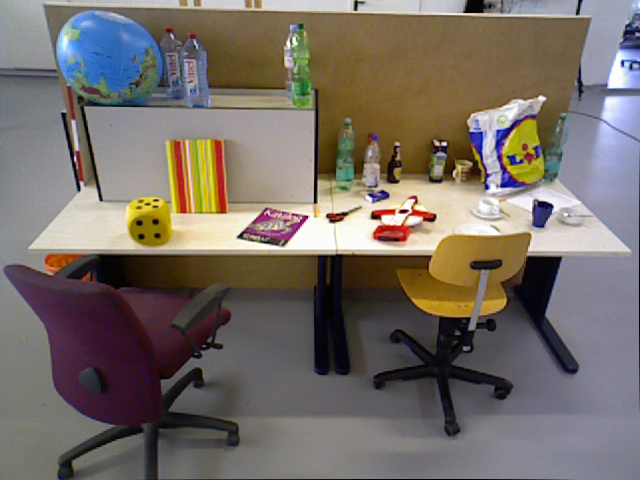
#> input picture tum_dataset/rgb/1.png, 640 x 480 px, found by its file name; its folder holds 2 pictures in this run
$ python tarefa3.py
#> lines starting #> are read from the running program, lines starting #| are printed output that depends on the picture
import cv2
import numpy as np
import open3d as o3d
import os
import copy
from scipy.optimize import least_squares
# Removidas as importações de GUI/Rendering para máxima estabilidade

############################################################
#                Pré Processamento
############################################################

# Caminhos para as pastas (AJUSTAR NO SEU AMBIENTE)
base_path = "tum_dataset"
# EXEMPLO: Estes caminhos DEVEM ser ajustados para o seu computador
#rgb_path = r"C:\Users\Eduardo Pereira\Documents\UNI\A2-S1\SAVI\TRABALHO1\tum_dataset\rgb"
#depth_path = r"C:\Users\Eduardo Pereira\Documents\UNI\A2-S1\SAVI\TRABALHO1\tum_dataset\depth"

rgb_path = r"C:\Universidade\Mestrado\2o Ano\SAVI\savi-25-26-assignment1-group6\tum_dataset\rgb"
depth_path = r"C:\Universidade\Mestrado\2o Ano\SAVI\savi-25-26-assignment1-group6\tum_dataset\depth"

# Parâmetros intrínsecos da camera
fx, fy = 525.0, 525.0
cx, cy = 319.5, 239.5
camera_intrinsics = o3d.camera.PinholeCameraIntrinsic()
camera_intrinsics.set_intrinsics(width=640, height=480, fx=fx, fy=fy, cx=cx, cy=cy)

def process_rgbd_pair(rgb_file, depth_file):
    # Carrega RGB e Depth
    color_cv = cv2.cvtColor(cv2.imread(rgb_file), cv2.COLOR_BGR2RGB)
    depth_cv = cv2.imread(depth_file, cv2.IMREAD_UNCHANGED)
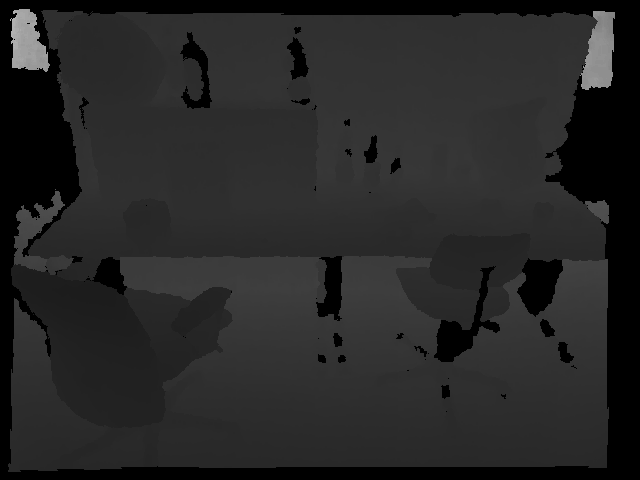
#> input picture tum_dataset/depth/1.png, 640 x 480 px, found by its file name
#> depth_cv is the input picture: shape (480, 640) uint16; min 0, max 46655, mean 10008.8

    if depth_cv is None or color_cv is None:
        raise FileNotFoundError(f"Erro a ler {rgb_file} ou {depth_file}")

    if depth_cv.dtype != np.uint16:
        depth_cv = depth_cv.astype(np.uint16)

    # Converter para formato Open3D
    color_raw = o3d.geometry.Image(color_cv)
    depth_raw = o3d.geometry.Image(depth_cv)

    rgbd_image = o3d.geometry.RGBDImage.create_from_color_and_depth(
        color=color_raw,
        depth=depth_raw,
        depth_scale=5000.0,
        depth_trunc=4.0,
        convert_rgb_to_intensity=False
    )

    # Cria nuvem de pontos
    pcd = o3d.geometry.PointCloud.create_from_rgbd_image(
        rgbd_image,
        camera_intrinsics
    )

    # Corrigir orientação
    pcd.transform([[1, 0, 0, 0],
                   [0, -1, 0, 0],
                   [0, 0, -1, 0],
                   [0, 0, 0, 1]])

    # Diminui a intensidade e estima normais
    pcd_down = pcd.voxel_down_sample(voxel_size=0.02)
    pcd_down.estimate_normals(
        search_param=o3d.geometry.KDTreeSearchParamKNN(knn=30)
    )

    return pcd_down

# Exemplo: processar imagens 1 e 2
print("A processar nuvens de pontos 1 e 2...")
pointcloud_fonte = process_rgbd_pair(os.path.join(rgb_path, "1.png"),
                             os.path.join(depth_path, "1.png"))
pointcloud_alvo = process_rgbd_pair(os.path.join(rgb_path, "2.png"),
                             os.path.join(depth_path, "2.png"))
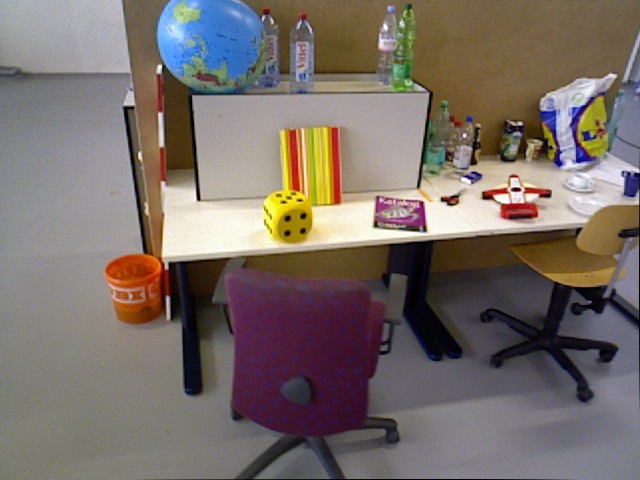
#> input picture tum_dataset/rgb/2.png, 640 x 480 px, found by its file name
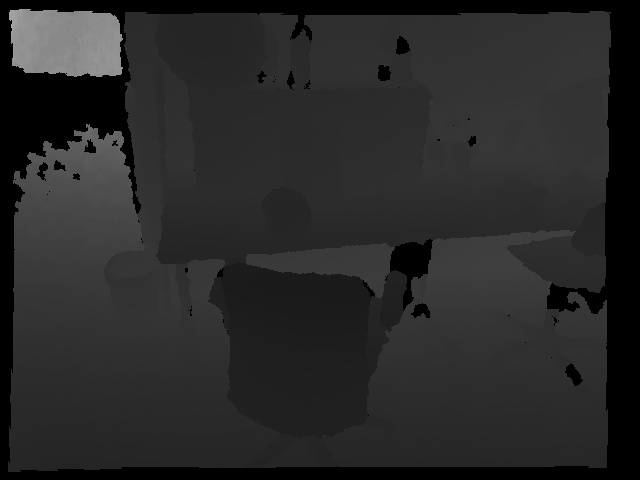
#> input picture tum_dataset/depth/2.png, 640 x 480 px, found by its file name
#> in process_rgbd_pair, depth_cv is the input picture: shape (480, 640) uint16; min 0, max 42065, mean 10514.2


############################################################
#                TAREFA 3 — Esfera Englobante Mínima
############################################################

# --- CONSTANTES PARA FORÇAR A RESTRIÇÃO RÍGIDA ---
PENALTY = 1e6
EPSILON = 1e-6

def Erro_Esfera(vetor_esfera, combined_points):

    #Função objetivo com Penalização Reforçada para forçar a contenção estrita.

    xc, yc, zc, r = vetor_esfera
    center = np.array([xc, yc, zc])   #centro da esfera

    # 1. Distância de cada ponto ao centro: d_i = || p_i - c ||
    distances = np.linalg.norm(combined_points - center, axis=1)  #distancia euclidiana; axis=1 vê linha a linha

    # 2. Resíduos para as Restrições (Penalização Reforçada)
    # np.maximum(0, x) devolve 0 se x < 0 (ponto dentro da esfera), ou o valor de x se for positivo (ponto fora) e multiplica-o pela penalização
    constraint_residuals = np.maximum(0, distances - r) * PENALTY

    # 3. Resíduo para o Objetivo (Minimizar r)
    objective_residual = np.array([r])   #raio em array só para estar compatível com o least squares

    return np.hstack((objective_residual, constraint_residuals))  #array 1D


# --- 1. Preparação dos Dados e Parâmetros Iniciais ---

transf =  np.array([
    [ 0.98073911, -0.07599905,  0.17993039,  0.91113723],
    [ 0.07860547,  0.99687841, -0.00738975,  0.06264181],
    [-0.1788071 ,  0.02139093,  0.98365159, -0.01373347],
    [ 0.        ,  0.        ,  0.        ,  1.        ]
])

pointcloud_fonte.transform(transf)

# Combinação de pontos das duas nuvens
source_points = np.asarray(pointcloud_fonte.points)
target_points = np.asarray(pointcloud_alvo.points)
combined_points = np.vstack((source_points, target_points))
print(f"Total de pontos para envolver: {combined_points.shape[0]}")


# Inicialização dos Parâmetros (x0)
#> (the run stopped early here; a loop or call above may not have finished)
